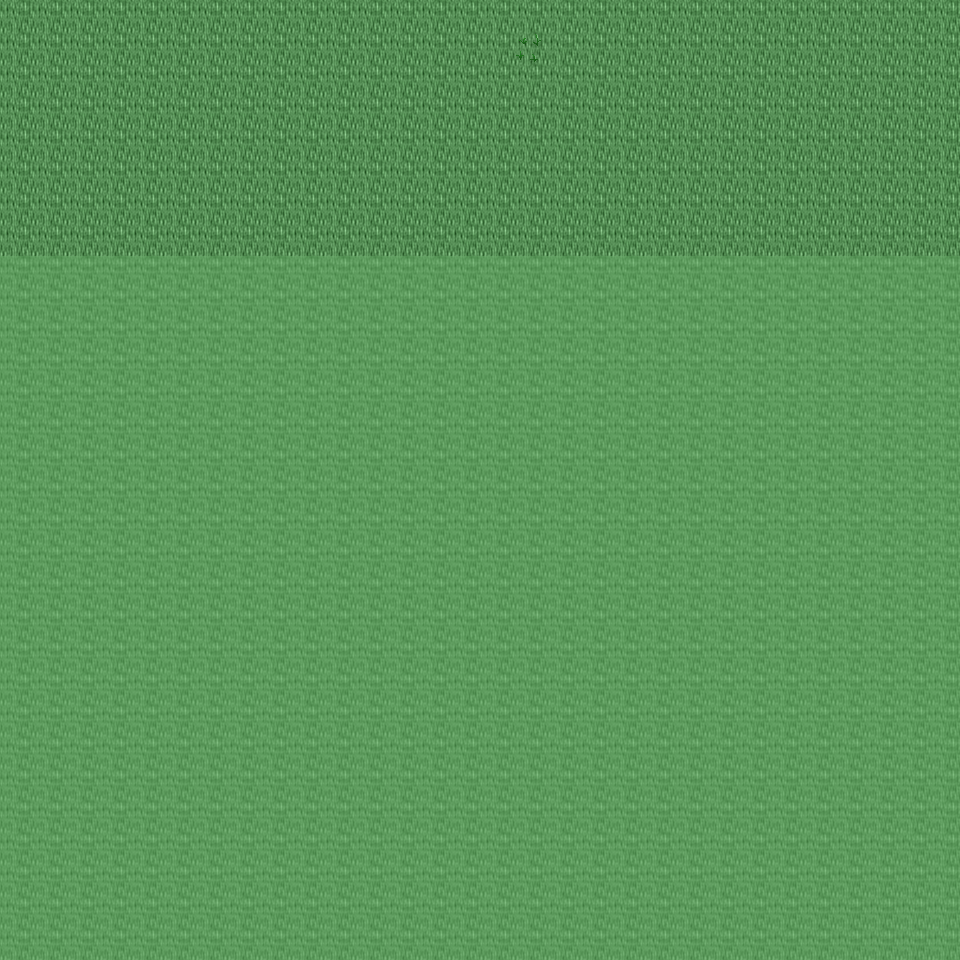

This is a level from a 2D game, rendered from its Tiled map with the project's own tilesets. A one-line summary and the map file follow, with tile-layer data summarised:
An orthogonal 30x30 tile map with 32x32 px tiles, 6 tile layers (Ground, Object, Object2, Above, ...), 61 tilesets and 3 objects (3x mapchange).

<map version="1.0" orientation="orthogonal" renderorder="right-down" width="30" height="30" tilewidth="32" tileheight="32" nextobjectid="4">
  <tileset firstgid="1" name="tileset_ground_ground" tilewidth="32" tileheight="32" tilecount="33" columns="3">
    <image source="../drawable/tileset_ground_ground.png" width="96" height="352" />
  </tileset>
  <tileset firstgid="34" name="tileset_ground_ridge_earth_dark" tilewidth="32" tileheight="32" tilecount="96" columns="12">
    <image source="../drawable/tileset_ground_ridge_earth_dark.png" width="384" height="256" />
  </tileset>
  <tileset firstgid="130" name="tileset_plant_grasses" tilewidth="32" tileheight="32" tilecount="6" columns="3">
    <image source="../drawable/tileset_plant_grasses.png" width="96" height="64" />
  </tileset>
  <tileset firstgid="136" name="tileset_plant_flower_daisy_white" tilewidth="32" tileheight="32" tilecount="8" columns="2">
    <image source="../drawable/tileset_plant_flower_daisy_white.png" width="64" height="128" />
  </tileset>
  <tileset firstgid="144" name="tileset_plant_leaves" tilewidth="32" tileheight="32" tilecount="8" columns="4">
    <image source="../drawable/tileset_plant_leaves.png" width="128" height="64" />
  </tileset>
  <tileset firstgid="152" name="tileset_logic_collision" tilewidth="32" tileheight="32" tilecount="1" columns="1">
    <image source="../drawable/tileset_logic_collision.png" width="32" height="32" />
  </tileset>
  <tileset firstgid="153" name="tileset_item_gothic_grave_marker" tilewidth="32" tileheight="32" tilecount="2" columns="1">
    <image source="../drawable/tileset_item_gothic_grave_marker.png" width="32" height="64" />
  </tileset>
  <tileset firstgid="155" name="tileset_item_gothic_grave_marker_2" tilewidth="32" tileheight="32" tilecount="1" columns="1">
    <image source="../drawable/tileset_item_gothic_grave_marker_2.png" width="32" height="32" />
  </tileset>
  <tileset firstgid="156" name="tileset_item_gothic_grave_statue_girl" tilewidth="32" tileheight="32" tilecount="6" columns="2">
    <image source="../drawable/tileset_item_gothic_grave_statue_girl.png" width="64" height="96" />
  </tileset>
  <tileset firstgid="162" name="tileset_item_gothic_headstone_1" tilewidth="32" tileheight="32" tilecount="1" columns="1">
    <image source="../drawable/tileset_item_gothic_headstone_1.png" width="32" height="32" />
  </tileset>
  <tileset firstgid="163" name="tileset_item_gothic_headstone_2" tilewidth="32" tileheight="32" tilecount="3" columns="1">
    <image source="../drawable/tileset_item_gothic_headstone_2.png" width="32" height="96" />
  </tileset>
  <tileset firstgid="166" name="tileset_item_gothic_headstone_3" tilewidth="32" tileheight="32" tilecount="9" columns="3">
    <image source="../drawable/tileset_item_gothic_headstone_3.png" width="96" height="96" />
  </tileset>
  <tileset firstgid="175" name="tileset_item_gothic_headstone_4" tilewidth="32" tileheight="32" tilecount="4" columns="2">
    <image source="../drawable/tileset_item_gothic_headstone_4.png" width="64" height="64" />
  </tileset>
  <tileset firstgid="179" name="tileset_item_gothic_headstone_5" tilewidth="32" tileheight="32" tilecount="4" columns="2">
    <image source="../drawable/tileset_item_gothic_headstone_5.png" width="64" height="64" />
  </tileset>
  <tileset firstgid="183" name="tileset_item_gothic_headstone_7" tilewidth="32" tileheight="32" tilecount="1" columns="1">
    <image source="../drawable/tileset_item_gothic_headstone_7.png" width="32" height="32" />
  </tileset>
  <tileset firstgid="184" name="tileset_item_gothic_sarcophagus" tilewidth="32" tileheight="32" tilecount="12" columns="4">
    <image source="../drawable/tileset_item_gothic_sarcophagus.png" width="128" height="96" />
  </tileset>
  <tileset firstgid="196" name="tileset_item_gothic_slab" tilewidth="32" tileheight="32" tilecount="1" columns="1">
    <image source="../drawable/tileset_item_gothic_slab.png" width="32" height="32" />
  </tileset>
  <tileset firstgid="197" name="tileset_item_gothic_tiny_headstone" tilewidth="32" tileheight="32" tilecount="1" columns="1">
    <image source="../drawable/tileset_item_gothic_tiny_headstone.png" width="32" height="32" />
  </tileset>
  <tileset firstgid="198" name="tileset_item_gothic_urn_house" tilewidth="32" tileheight="32" tilecount="2" columns="1">
    <image source="../drawable/tileset_item_gothic_urn_house.png" width="32" height="64" />
  </tileset>
  <tileset firstgid="200" name="tileset_item_gothic_wooden_crosses" tilewidth="32" tileheight="32" tilecount="4" columns="2">
    <image source="../drawable/tileset_item_gothic_wooden_crosses.png" width="64" height="64" />
  </tileset>
  <tileset firstgid="204" name="tileset_item_statue_archway" tilewidth="32" tileheight="32" tilecount="9" columns="3">
    <image source="../drawable/tileset_item_statue_archway.png" width="96" height="96" />
  </tileset>
  <tileset firstgid="213" name="tileset_item_statue_flowered_arch" tilewidth="32" tileheight="32" tilecount="24" columns="6">
    <image source="../drawable/tileset_item_statue_flowered_arch.png" width="192" height="128" />
  </tileset>
  <tileset firstgid="237" name="tileset_item_statue_girl_with_bird" tilewidth="32" tileheight="32" tilecount="12" columns="4">
    <image source="../drawable/tileset_item_statue_girl_with_bird.png" width="128" height="96" />
  </tileset>
  <tileset firstgid="249" name="tileset_item_statue_grey_stone" tilewidth="32" tileheight="32" tilecount="4" columns="2">
    <image source="../drawable/tileset_item_statue_grey_stone.png" width="64" height="64" />
  </tileset>
  <tileset firstgid="253" name="tileset_item_statue_plants_potted_stone" tilewidth="32" tileheight="32" tilecount="6" columns="3">
    <image source="../drawable/tileset_item_statue_plants_potted_stone.png" width="96" height="64" />
  </tileset>
  <tileset firstgid="259" name="tileset_item_statue_urn_with_flowers" tilewidth="32" tileheight="32" tilecount="2" columns="1">
    <image source="../drawable/tileset_item_statue_urn_with_flowers.png" width="32" height="64" />
  </tileset>
  <tileset firstgid="261" name="tileset_building_museum" tilewidth="32" tileheight="32" tilecount="56" columns="7">
    <image source="../drawable/tileset_building_museum.png" width="224" height="256" />
  </tileset>
  <tileset firstgid="317" name="tileset_furniture_chair_bench_white" tilewidth="32" tileheight="32" tilecount="8" columns="2">
    <image source="../drawable/tileset_furniture_chair_bench_white.png" width="64" height="128" />
  </tileset>
  <tileset firstgid="325" name="tileset_building_door_stone_doorway" tilewidth="32" tileheight="32" tilecount="6" columns="3">
    <image source="../drawable/tileset_building_door_stone_doorway.png" width="96" height="64" />
  </tileset>
  <tileset firstgid="331" name="tileset_object_rock_pillars_stone" tilewidth="32" tileheight="32" tilecount="36" columns="6">
    <image source="../drawable/tileset_object_rock_pillars_stone.png" width="192" height="192" />
  </tileset>
  <tileset firstgid="367" name="tileset_building_fence_stone_fence_white" tilewidth="32" tileheight="32" tilecount="9" columns="3">
    <image source="../drawable/tileset_building_fence_stone_fence_white.png" width="96" height="96" />
  </tileset>
  <tileset firstgid="376" name="tileset_ground_green_paving_4" tilewidth="32" tileheight="32" tilecount="3" columns="3">
    <image source="../drawable/tileset_ground_green_paving_4.png" width="96" height="32" />
  </tileset>
  <tileset firstgid="379" name="tileset_ground_dirt_mounds" tilewidth="32" tileheight="32" tilecount="9" columns="3">
    <image source="../drawable/tileset_ground_dirt_mounds.png" width="96" height="96" />
  </tileset>
  <tileset firstgid="388" name="tileset_plant_flower_pointed_yellow" tilewidth="32" tileheight="32" tilecount="2" columns="2">
    <image source="../drawable/tileset_plant_flower_pointed_yellow.png" width="64" height="32" />
  </tileset>
  <tileset firstgid="390" name="tileset_plant_flower_red_blue_clusters" tilewidth="32" tileheight="32" tilecount="4" columns="1">
    <image source="../drawable/tileset_plant_flower_red_blue_clusters.png" width="32" height="128" />
  </tileset>
  <tileset firstgid="394" name="tileset_building_stone_ruins" tilewidth="32" tileheight="32" tilecount="72" columns="6">
    <image source="../drawable/tileset_building_stone_ruins.png" width="192" height="384" />
  </tileset>
  <tileset firstgid="466" name="tileset_ground_indoor_floors_3" tilewidth="32" tileheight="32" tilecount="12" columns="6">
    <image source="../drawable/tileset_ground_indoor_floors_3.png" width="192" height="64" />
  </tileset>
  <tileset firstgid="478" name="tileset_item_pot_wooden_bins" tilewidth="32" tileheight="32" tilecount="4" columns="2">
    <image source="../drawable/tileset_item_pot_wooden_bins.png" width="64" height="64" />
  </tileset>
  <tileset firstgid="482" name="tileset_building_stone_tower" tilewidth="32" tileheight="32" tilecount="14" columns="2">
    <image source="../drawable/tileset_building_stone_tower.png" width="64" height="224" />
  </tileset>
  <tileset firstgid="496" name="tileset_item_statue_gazingball_statue" tilewidth="32" tileheight="32" tilecount="12" columns="3">
    <image source="../drawable/tileset_item_statue_gazingball_statue.png" width="96" height="128" />
  </tileset>
  <tileset firstgid="508" name="tileset_ground_grass_2" tilewidth="32" tileheight="32" tilecount="21" columns="3">
    <image source="../drawable/tileset_ground_grass_2.png" width="96" height="224" />
  </tileset>
  <tileset firstgid="529" name="tileset_plant_mosses" tilewidth="32" tileheight="32" tilecount="16" columns="4">
    <image source="../drawable/tileset_plant_mosses.png" width="128" height="128" />
  </tileset>
  <tileset firstgid="545" name="tileset_object_mine_carts" tilewidth="32" tileheight="32" tilecount="8" columns="4">
    <image source="../drawable/tileset_object_mine_carts.png" width="128" height="64" />
  </tileset>
  <tileset firstgid="553" name="tileset_ground_rock_rock_cluster" tilewidth="32" tileheight="32" tilecount="6" columns="3">
    <image source="../drawable/tileset_ground_rock_rock_cluster.png" width="96" height="64" />
  </tileset>
  <tileset firstgid="559" name="tileset_ground_ladder_vertical_dark" tilewidth="32" tileheight="32" tilecount="3" columns="3">
    <image source="../drawable/tileset_ground_ladder_vertical_dark.png" width="96" height="32" />
  </tileset>
  <tileset firstgid="562" name="tileset_plant_tree_evergreen" tilewidth="32" tileheight="32" tilecount="36" columns="3">
    <image source="../drawable/tileset_plant_tree_evergreen.png" width="96" height="384" />
  </tileset>
  <tileset firstgid="598" name="tileset_plant_tree_fir_trees" tilewidth="32" tileheight="32" tilecount="24" columns="6">
    <image source="../drawable/tileset_plant_tree_fir_trees.png" width="192" height="128" />
  </tileset>
  <tileset firstgid="622" name="tileset_plant_tree_spruce" tilewidth="32" tileheight="32" tilecount="6" columns="2">
    <image source="../drawable/tileset_plant_tree_spruce.png" width="64" height="96" />
  </tileset>
  <tileset firstgid="628" name="tileset_plant_tree_tree_darkgreen" tilewidth="32" tileheight="32" tilecount="88" columns="8">
    <image source="../drawable/tileset_plant_tree_tree_darkgreen.png" width="256" height="352" />
  </tileset>
  <tileset firstgid="716" name="tileset_plant_bush_bush_mult_colored" tilewidth="32" tileheight="32" tilecount="6" columns="3">
    <image source="../drawable/tileset_plant_bush_bush_mult_colored.png" width="96" height="64" />
  </tileset>
  <tileset firstgid="722" name="tileset_plant_stump_hollow_logs" tilewidth="32" tileheight="32" tilecount="6" columns="3">
    <image source="../drawable/tileset_plant_stump_hollow_logs.png" width="96" height="64" />
  </tileset>
  <tileset firstgid="728" name="tileset_plant_stump_small_stump" tilewidth="32" tileheight="32" tilecount="4" columns="2">
    <image source="../drawable/tileset_plant_stump_small_stump.png" width="64" height="64" />
  </tileset>
  <tileset firstgid="732" name="tileset_plant_bush_large_green" tilewidth="32" tileheight="32" tilecount="9" columns="3">
    <image source="../drawable/tileset_plant_bush_large_green.png" width="96" height="96" />
  </tileset>
  <tileset firstgid="741" name="tileset_plant_bush_bushes" tilewidth="32" tileheight="32" tilecount="10" columns="5">
    <image source="../drawable/tileset_plant_bush_bushes.png" width="160" height="64" />
  </tileset>
  <tileset firstgid="751" name="tileset_logic_item_fruits" tilewidth="32" tileheight="32" tilecount="16" columns="8">
    <image source="../drawable/tileset_logic_item_fruits.png" width="256" height="64" />
  </tileset>
  <tileset firstgid="767" name="tileset_ground_dry_grass" tilewidth="32" tileheight="32" tilecount="54" columns="9">
    <image source="../drawable/tileset_ground_dry_grass.png" width="288" height="192" />
  </tileset>
  <tileset firstgid="821" name="tileset_item_statue_fairypool" tilewidth="32" tileheight="32" tilecount="16" columns="2">
    <image source="../drawable/tileset_item_statue_fairypool.png" width="64" height="256" />
  </tileset>
  <tileset firstgid="837" name="tileset_plant_vine" tilewidth="32" tileheight="32" tilecount="3" columns="1">
    <image source="../drawable/tileset_plant_vine.png" width="32" height="96" />
  </tileset>
  <tileset firstgid="840" name="tileset_object_mine_rails_2" tilewidth="32" tileheight="32" tilecount="64" columns="8">
    <image source="../drawable/tileset_object_mine_rails_2.png" width="256" height="256" />
  </tileset>
  <tileset firstgid="904" name="tileset_plant_bush_leafy" tilewidth="32" tileheight="32" tilecount="48" columns="8">
    <image source="../drawable/tileset_plant_bush_leafy.png" width="256" height="192" />
  </tileset>
  <tileset firstgid="952" name="tileset_object_stone_well" tilewidth="32" tileheight="32" tilecount="6" columns="2">
    <image source="../drawable/tileset_object_stone_well.png" width="64" height="96" />
  </tileset>
  <layer name="Ground" width="30" height="30">
    <data>[900 cells, 240 non-empty, 1 distinct tile ids]</data>
  </layer>
  <layer name="Object" width="30" height="30">
    <data>[900 cells, 1 non-empty, 1 distinct tile ids]</data>
  </layer>
  <layer name="Object2" width="30" height="30">
    <data>[900 cells, 0 non-empty, 0 distinct tile ids]</data>
  </layer>
  <layer name="Above" width="30" height="30">
    <data>[900 cells, 0 non-empty, 0 distinct tile ids]</data>
  </layer>
  <layer name="Above2" width="30" height="30">
    <data>[900 cells, 0 non-empty, 0 distinct tile ids]</data>
  </layer>
  <layer name="Walkable" width="30" height="30">
    <data>[900 cells, 660 non-empty, 1 distinct tile ids]</data>
  </layer>
  <objectgroup name="MapEvents">
    <object id="1" name="north" type="mapchange" x="0" y="0" width="960" height="32">
      <properties>
        <property name="map" value="0_ados_mountain_n2_w2_x0_y3" />
        <property name="place" value="south" />
      </properties>
    </object>
    <object id="2" name="west" type="mapchange" x="0" y="0" width="32" height="256">
      <properties>
        <property name="map" value="0_deniran_forest_n2_w_x0_y4" />
        <property name="place" value="east" />
      </properties>
    </object>
    <object id="3" name="east" type="mapchange" x="928" y="0" width="32" height="256">
      <properties>
        <property name="map" value="0_ados_mountain_n2_w2_x1_y4" />
        <property name="place" value="west" />
      </properties>
    </object>
  </objectgroup>
</map>
